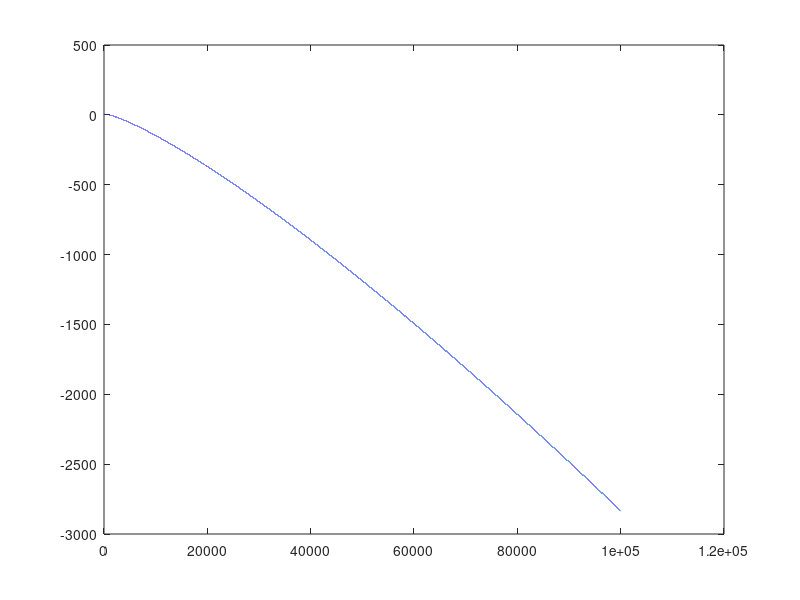

The MATLAB source for this figure:
clear;clc;


kgolden=(1.5/.12)^(1/.6);
LLL = (1.5/.12);
pow = .6;
sig=.26*kgolden/(5*kgolden^0.2);

sigval=zeros(101,1);
cssval=zeros(101,1);
tech = 10;
for jj=1:100001
    val=(jj-1)/1000;
    sigval(jj)=val;
    kss=(tech*val/LLL)^pow;
    cssval(jj)=(1-val)*tech*kss^(1-pow);
end

plot(cssval)

[a,b]=max(cssval);
'maximum steady state consumption per worker';
a
'saving rate to maximize steady state consumption per worker'
sigval(b)